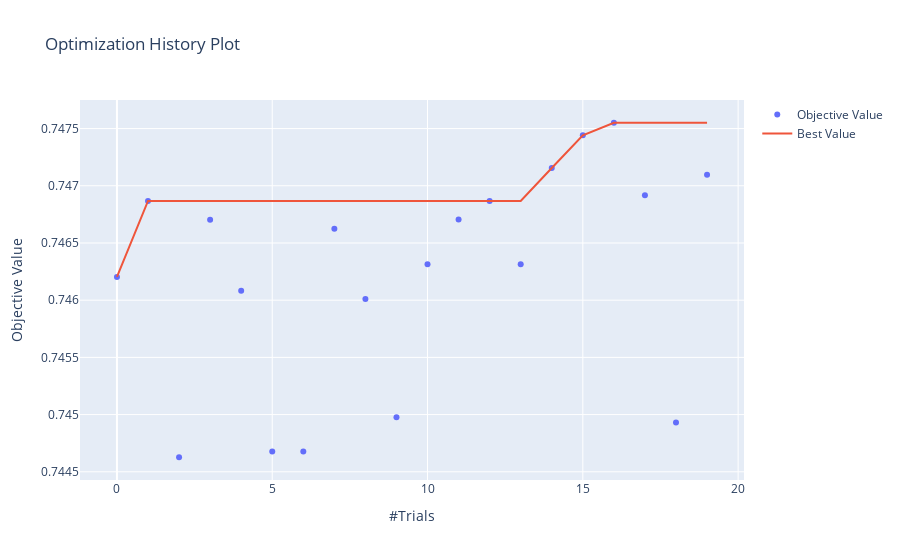

Notebook source saved alongside this figure:
### Markdown cell above
### Análise

### Code cell
###################################################################################################
# Plot functions
# --------------
# Visualize the optimization history. See :func:`~optuna.visualization.plot_optimization_history` for the details.
plot_optimization_history(study)

### Figure 1 — Plotly figure (JSON) as saved in the notebook; plotly's stock layout.template omitted (floating-point values rounded to 4 significant figures)
{"data": [{"mode": "markers", "name": "Objective Value", "type": "scatter", "x": [0, 1, 2, 3, 4, 5, 6, 7, 8, 9, 10, 11, 12, 13, 14, 15, 16, 17, 18, 19], "y": [0.7462, 0.7469, 0.7446, 0.7467, 0.7461, 0.7447, 0.7447, 0.7466, 0.746, 0.745, 0.7463, 0.7467, 0.7469, 0.7463, 0.7472, 0.7474, 0.7476, 0.7469, 0.7449, 0.7471]}, {"name": "Best Value", "type": "scatter", "x": [0, 1, 2, 3, 4, 5, 6, 7, 8, 9, 10, 11, 12, 13, 14, 15, 16, 17, 18, 19], "y": [0.7462, 0.7469, 0.7469, 0.7469, 0.7469, 0.7469, 0.7469, 0.7469, 0.7469, 0.7469, 0.7469, 0.7469, 0.7469, 0.7469, 0.7472, 0.7474, 0.7476, 0.7476, 0.7476, 0.7476]}], "layout": {"title": {"text": "Optimization History Plot"}, "xaxis": {"title": {"text": "#Trials"}}, "yaxis": {"title": {"text": "Objective Value"}}}}
